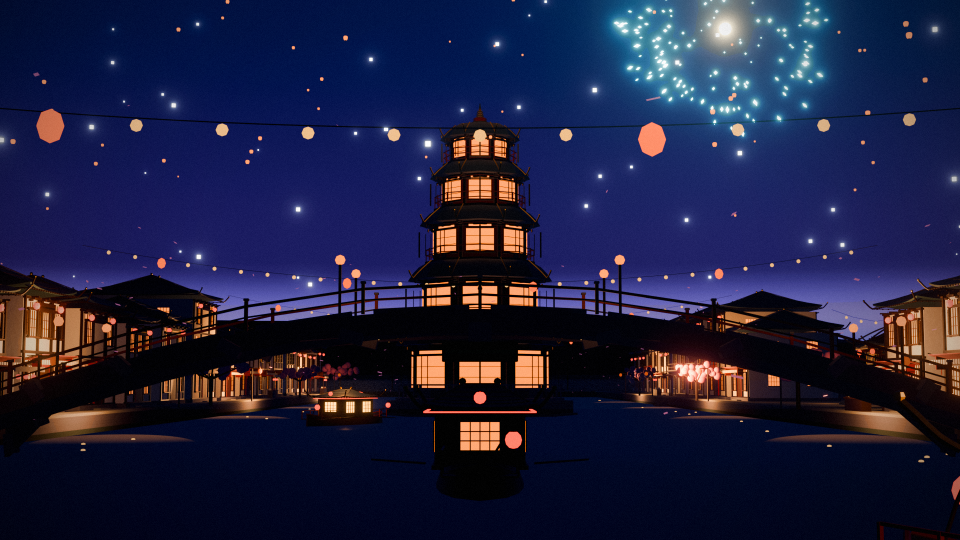
#> input picture packages/assets/lantern-river/renders/01_hero.png, 1920 x 1080 px, found by its file name (shown at 1/2 size)
$ python -i postprocess_renders.py   (imports and definitions only)
#> lines starting #> are read from the running program, lines starting #| are printed output that depends on the picture
#> in process, img is the input picture: PIL image 1920x1080 RGB; mean R, G, B 30.8, 32.2, 63.3
"""Post-process Blender renders with a light bloom, vignette and contact sheet.

Pure Pillow; runs on the system Python:
    python assets/lantern/scripts/postprocess_renders.py
"""

import json
import os
from PIL import Image, ImageChops, ImageDraw, ImageEnhance, ImageFilter, ImageFont

HERE = os.path.dirname(os.path.abspath(__file__))
ASSET_DIR = os.path.dirname(HERE)
RAW = os.path.join(ASSET_DIR, "renders", "raw")
OUT = os.path.join(ASSET_DIR, "renders")
# [1 line not run here, left out]

FONT = "C:/Windows/Fonts/msyh.ttc"


def bright_pass(img, threshold=150, gain=3.0):
#> called with threshold = 150, gain = 3
    gray = img.convert("L")
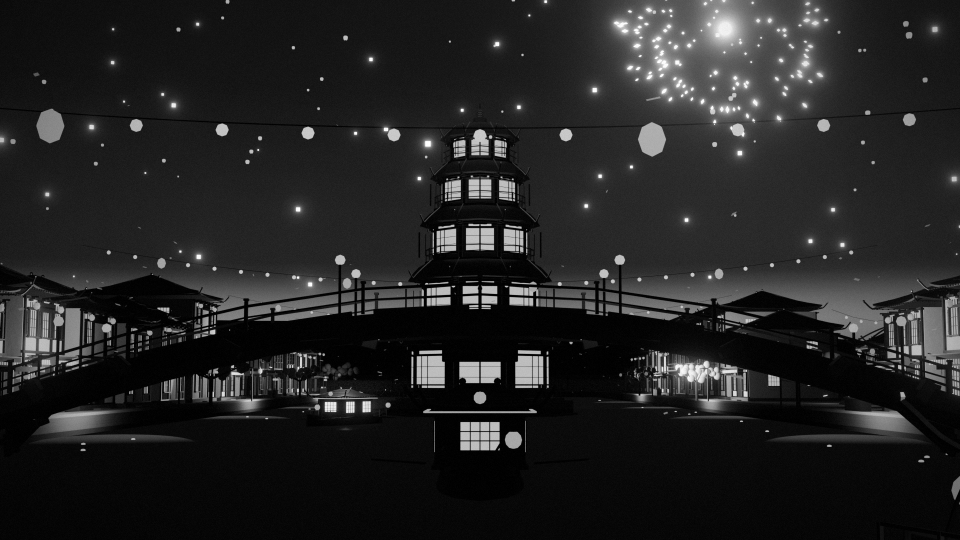
#> gray: PIL image 1920x1080 L (shown at 1/2 size); min 0, max 255, mean 35.3
    mask = gray.point(lambda p: 0 if p < threshold else min(255, int((p - threshold) * gain)))
    black = Image.new("RGB", img.size, (0, 0, 0))
#> black: PIL image 1920x1080 RGB; every value is 0
    return Image.composite(img, black, mask)
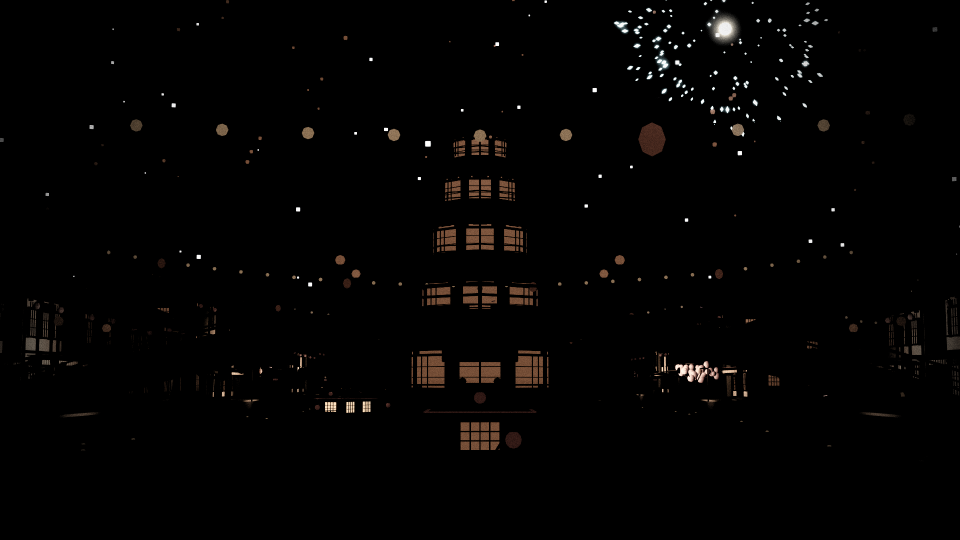
#> returned value: PIL image 1920x1080 RGB (shown at 1/2 size); mean R, G, B 3.6, 2.9, 2.4


def add_bloom(img, threshold=150, radius_small=14, radius_large=42,
              strength_small=0.50, strength_large=0.35):
    bright = bright_pass(img, threshold=threshold)
    b1 = bright.filter(ImageFilter.GaussianBlur(radius=radius_small))
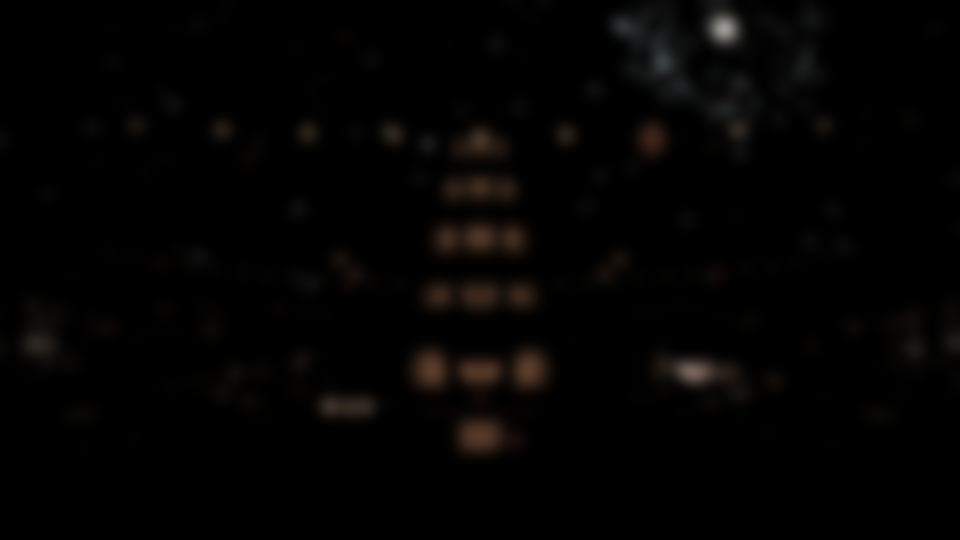
#> b1: PIL image 1920x1080 RGB (shown at 1/2 size); mean R, G, B 3.6, 2.8, 2.4
    b2 = bright.filter(ImageFilter.GaussianBlur(radius=radius_large))
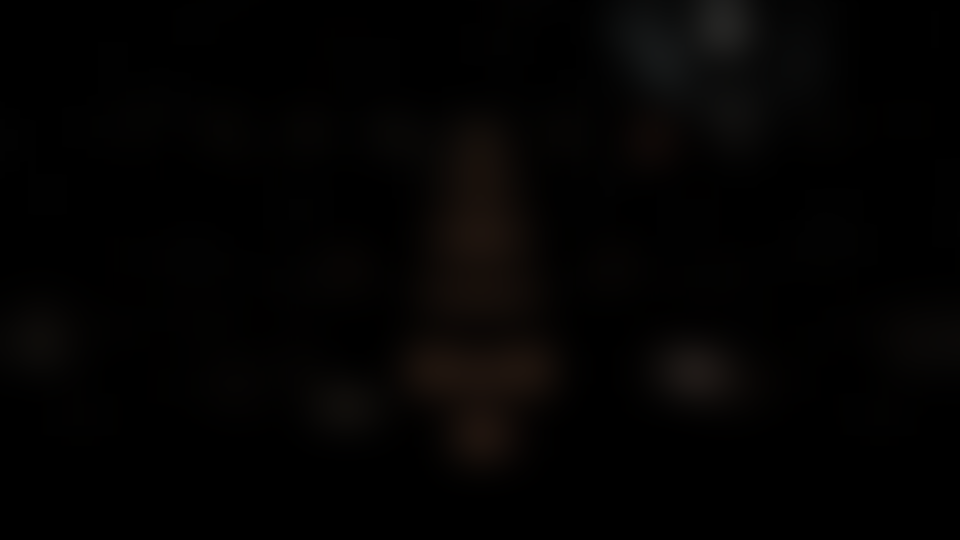
#> b2: PIL image 1920x1080 RGB (shown at 1/2 size); mean R, G, B 3.6, 2.8, 2.3
    black = Image.new("RGB", img.size, (0, 0, 0))
    b1 = Image.blend(black, b1, strength_small)
    b2 = Image.blend(black, b2, strength_large)
    bloom = ImageChops.screen(b1, b2)
    return ImageChops.screen(img, bloom)


def add_vignette(img, amount=0.32, softness=0.20):
#> called with amount = 0.3, softness = 0.22
    w, h = img.size
#> w = 1920; h = 1080
    mask = Image.new("L", (w, h), 0)
#> mask: PIL image 1920x1080 L; every value is 0
    draw = ImageDraw.Draw(mask)
    margin_x = int(w * 0.02)
#> margin_x = 38
    margin_y = int(h * 0.02)
#> margin_y = 21
    draw.ellipse((margin_x, margin_y, w - margin_x, h - margin_y), fill=255)
    mask = mask.filter(ImageFilter.GaussianBlur(radius=max(w, h) * softness))
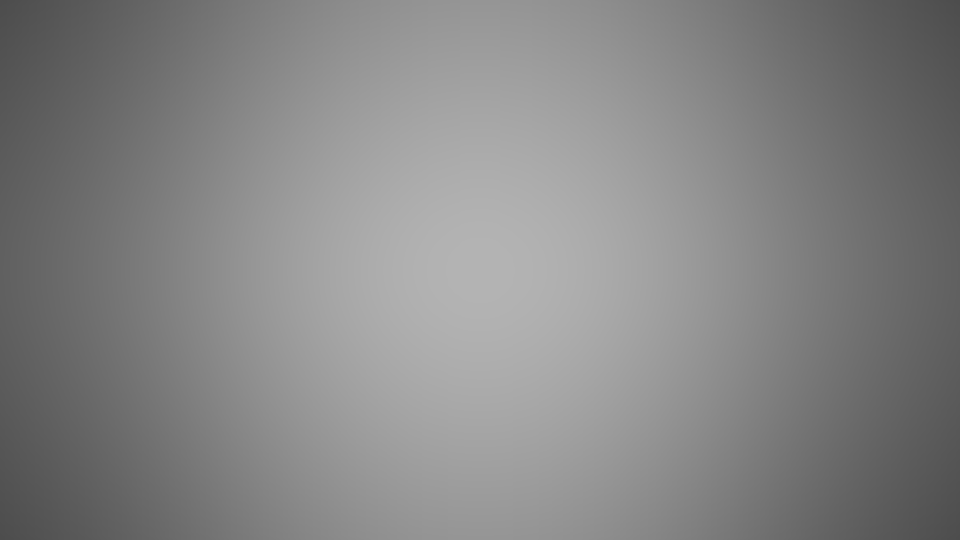
#> mask: PIL image 1920x1080 L (shown at 1/2 size); min 77, max 179, mean 133.2
    dark = ImageEnhance.Brightness(img).enhance(1.0 - amount)
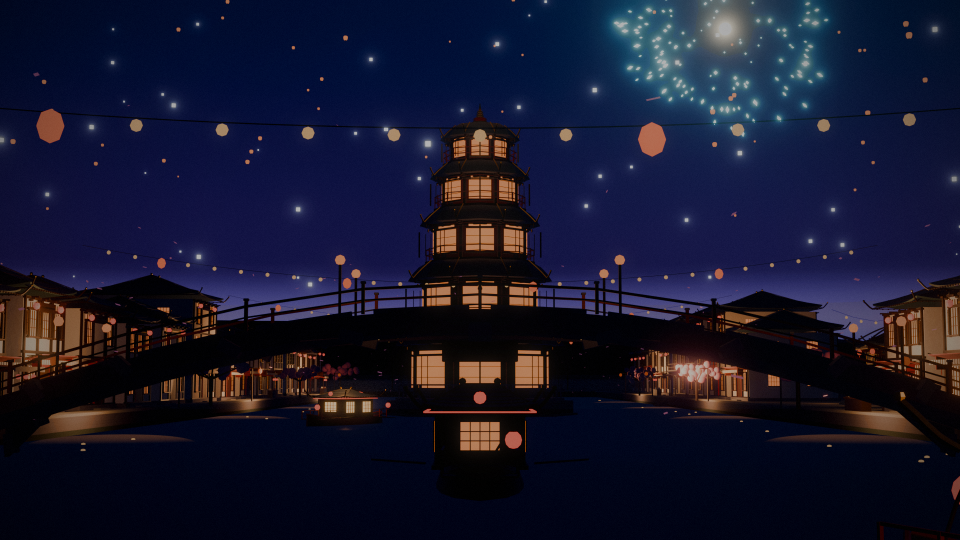
#> dark: PIL image 1920x1080 RGB (shown at 1/2 size); mean R, G, B 22.3, 23, 44.6
    return Image.composite(img, dark, mask)
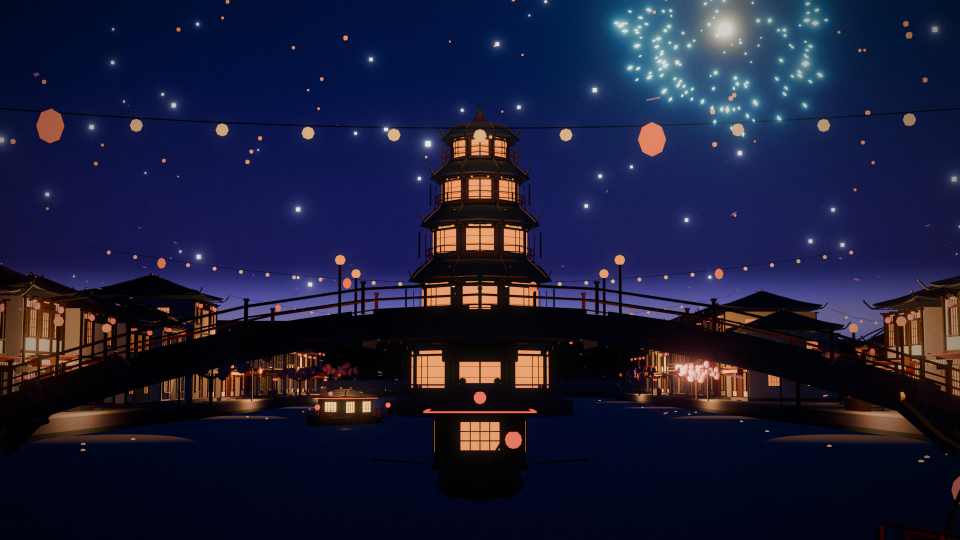
#> returned value: PIL image 1920x1080 RGB (shown at 1/2 size); mean R, G, B 27.8, 28.6, 55.1


def process(src_name, dst_name, threshold=150, bloom_small=0.5, bloom_large=0.35,
            vignette=0.30):
    src = os.path.join(RAW, src_name)
    if not os.path.exists(src):
        print("SKIP missing", src)
        return None
    img = Image.open(src).convert("RGB")
    img = add_bloom(img, threshold=threshold, radius_small=14, radius_large=42,
                    strength_small=bloom_small, strength_large=bloom_large)
    img = add_vignette(img, amount=vignette, softness=0.22)
    img = ImageEnhance.Contrast(img).enhance(1.03)
    img = ImageEnhance.Color(img).enhance(1.05)
    dst = os.path.join(OUT, dst_name)
    img.save(dst)
    print("WROTE", dst)
    return dst


# [46 lines left out: functions asset_stats, make_contact_sheet, not called in this run]


# [14 lines not run here, left out]

>>> result = process('../../lantern-river/renders/01_hero.png', 'out.png')

$ run again, on packages/assets/lantern-river/renders/02_bridge_approach.png
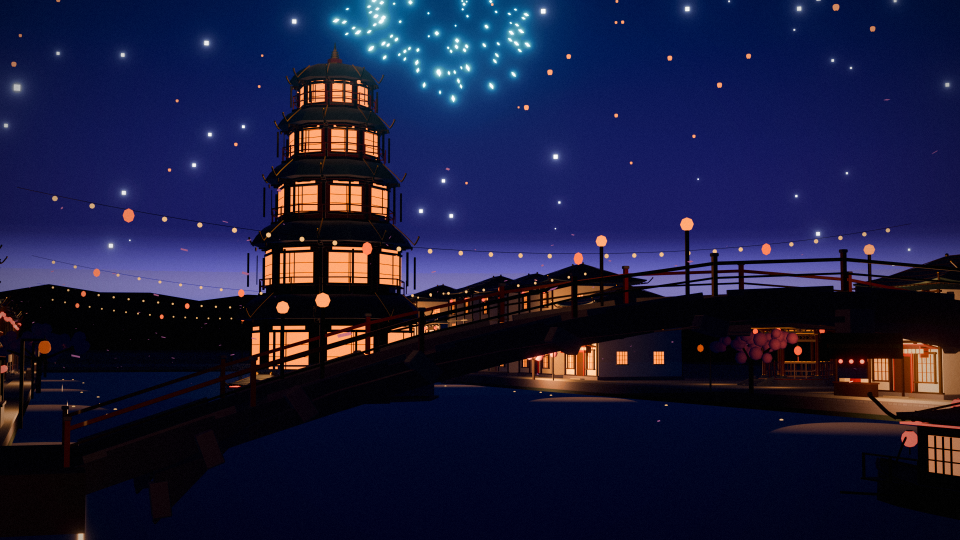
#> input picture packages/assets/lantern-river/renders/02_bridge_approach.png, 1920 x 1080 px, found by its file name (shown at 1/2 size)
#> in process, img is the input picture: PIL image 1920x1080 RGB; mean R, G, B 25.9, 27.5, 58.9
#> black: PIL image 1920x1080 RGB; every value is 0
#> in add_bloom, `b1 = bright.filter(ImageFilter.GaussianBlur(radius=radius_small))`:
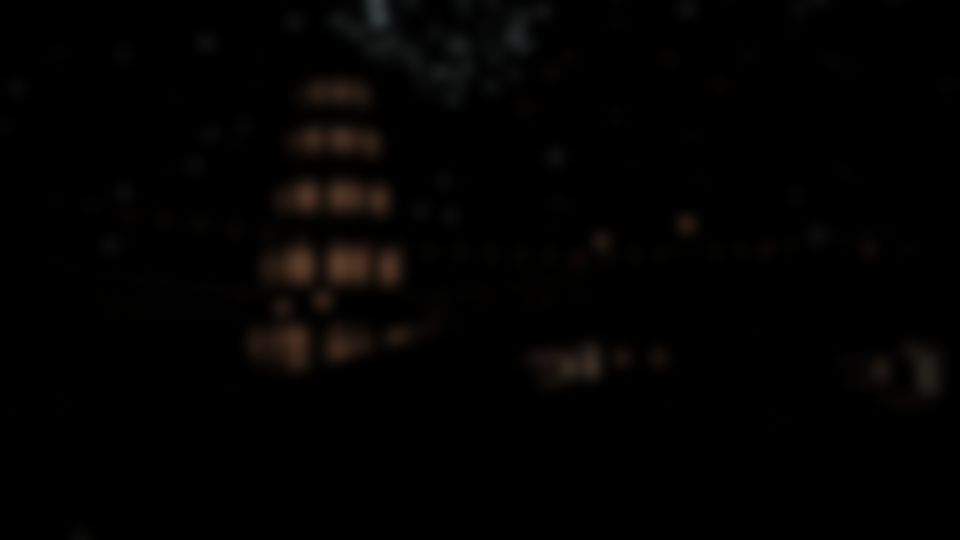
#> b1: PIL image 1920x1080 RGB (shown at 1/2 size); mean R, G, B 2.8, 2.1, 1.7
#> in add_vignette, `return Image.composite(img, dark, mask)`:
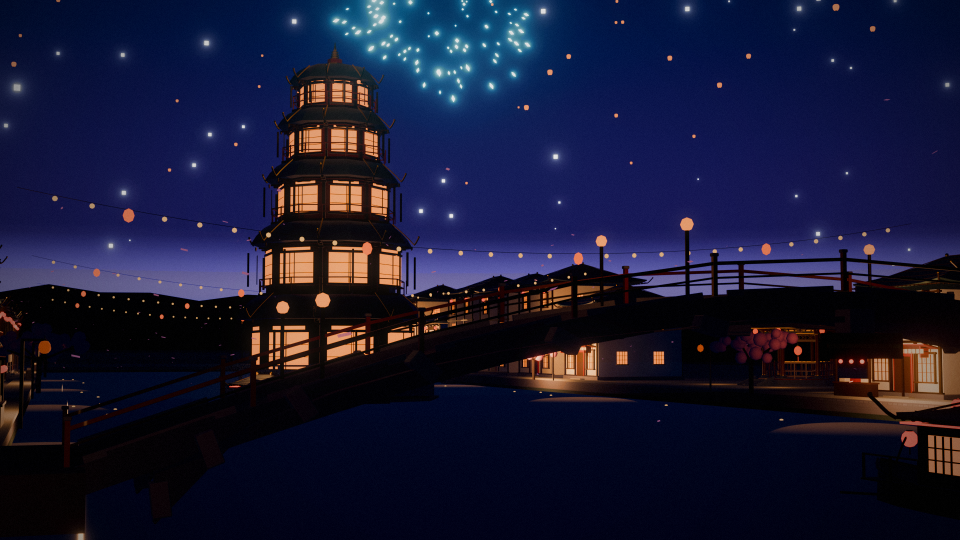
#> returned value: PIL image 1920x1080 RGB (shown at 1/2 size); mean R, G, B 23.3, 24.5, 51.2

$ run again, on packages/assets/lantern-river/renders/03_tower_detail.png
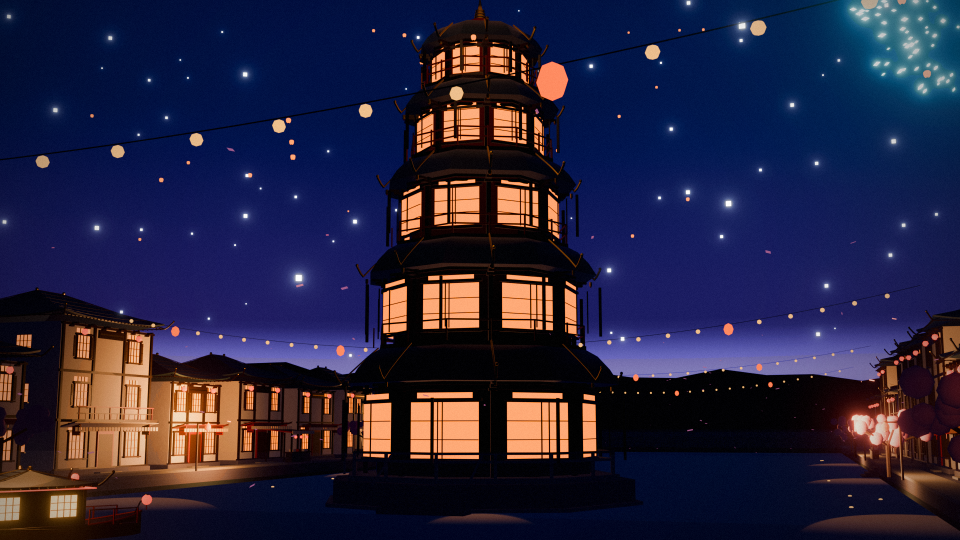
#> input picture packages/assets/lantern-river/renders/03_tower_detail.png, 1920 x 1080 px, found by its file name (shown at 1/2 size)
#> in process, img is the input picture: PIL image 1920x1080 RGB; mean R, G, B 38.8, 35.5, 62.3
#> black: PIL image 1920x1080 RGB; every value is 0
#> in add_bloom, `b2 = Image.blend(black, b2, strength_large)`:
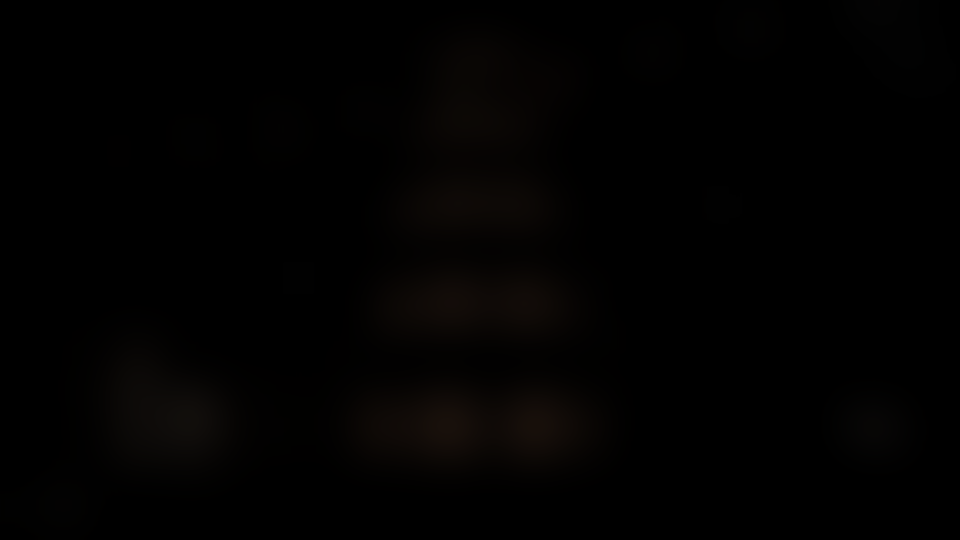
#> b2: PIL image 1920x1080 RGB (shown at 1/2 size); mean R, G, B 2, 1.4, 1
#> in add_vignette, `return Image.composite(img, dark, mask)`:
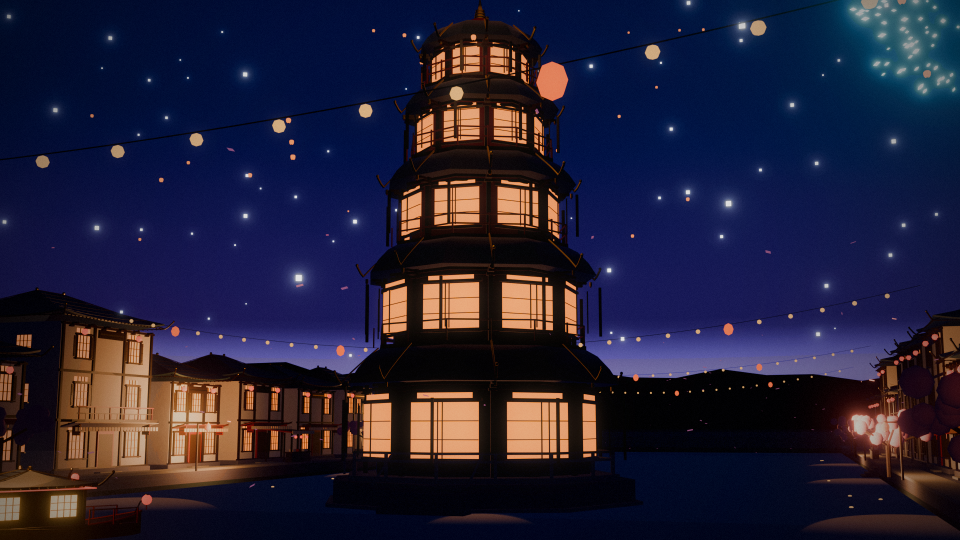
#> returned value: PIL image 1920x1080 RGB (shown at 1/2 size); mean R, G, B 35.3, 32.2, 54.8

$ run again, on packages/assets/lantern-river/renders/04_street.png
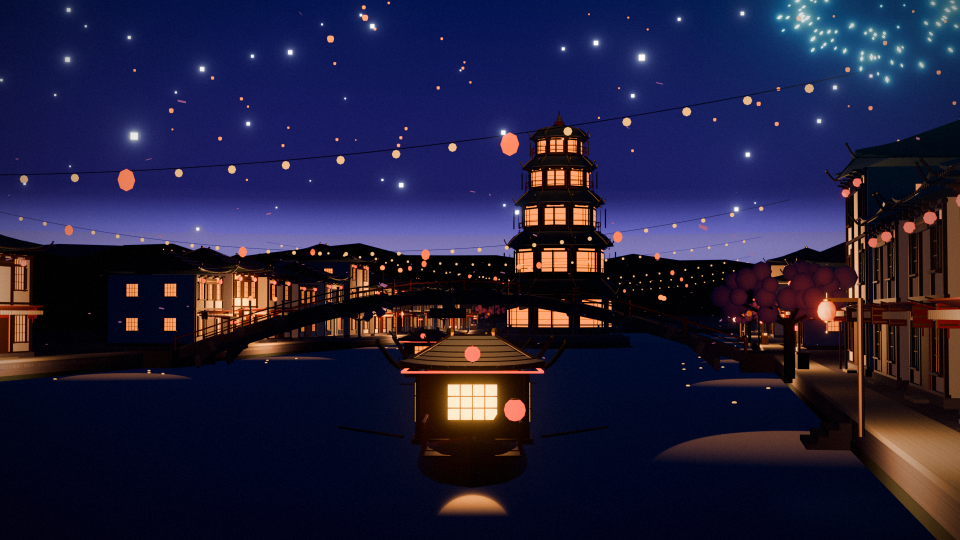
#> input picture packages/assets/lantern-river/renders/04_street.png, 1920 x 1080 px, found by its file name (shown at 1/2 size)
#> in process, img is the input picture: PIL image 1920x1080 RGB; mean R, G, B 34.1, 30.8, 59.6
#> black: PIL image 1920x1080 RGB; every value is 0
#> in add_vignette, `return Image.composite(img, dark, mask)`:
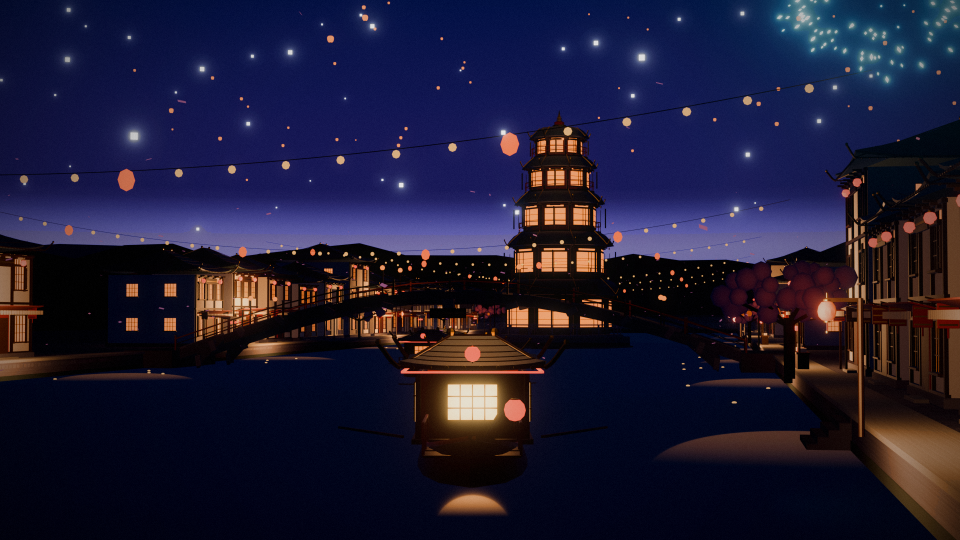
#> returned value: PIL image 1920x1080 RGB (shown at 1/2 size); mean R, G, B 30.2, 27.1, 51.8
